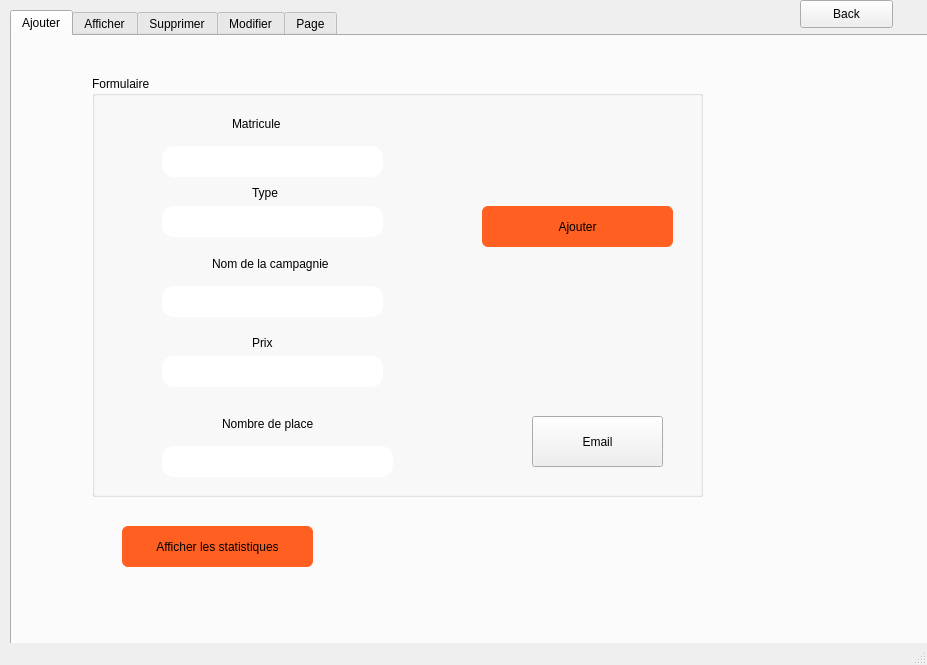
<?xml version="1.0" encoding="UTF-8"?>
<ui version="4.0">
 <class>transport_workspace</class>
 <widget class="QMainWindow" name="transport_workspace">
  <property name="geometry">
   <rect>
    <x>0</x>
    <y>0</y>
    <width>927</width>
    <height>665</height>
   </rect>
  </property>
  <property name="windowTitle">
   <string>MainWindow</string>
  </property>
  <widget class="QWidget" name="centralwidget">
   <widget class="QTabWidget" name="tabWidget">
    <property name="geometry">
     <rect>
      <x>10</x>
      <y>10</y>
      <width>1281</width>
      <height>1011</height>
     </rect>
    </property>
    <property name="currentIndex">
     <number>0</number>
    </property>
    <widget class="QWidget" name="tab">
     <attribute name="title">
      <string>Ajouter</string>
     </attribute>
     <widget class="QGroupBox" name="groupBox_2">
      <property name="geometry">
       <rect>
        <x>80</x>
        <y>40</y>
        <width>611</width>
        <height>421</height>
       </rect>
      </property>
      <property name="styleSheet">
       <string notr="true">font: 10pt &quot;Showcard Gothic&quot;;</string>
      </property>
      <property name="title">
       <string>Formulaire</string>
      </property>
      <widget class="QLabel" name="label_6">
       <property name="geometry">
        <rect>
         <x>140</x>
         <y>40</y>
         <width>81</width>
         <height>16</height>
        </rect>
       </property>
       <property name="styleSheet">
        <string notr="true">font: 10pt &quot;Showcard Gothic&quot;;</string>
       </property>
       <property name="text">
        <string>Matricule</string>
       </property>
      </widget>
      <widget class="QLabel" name="label_7">
       <property name="geometry">
        <rect>
         <x>160</x>
         <y>110</y>
         <width>47</width>
         <height>14</height>
        </rect>
       </property>
       <property name="styleSheet">
        <string notr="true">font: 10pt &quot;Showcard Gothic&quot;;</string>
       </property>
       <property name="text">
        <string>Type</string>
       </property>
      </widget>
      <widget class="QLabel" name="label_8">
       <property name="geometry">
        <rect>
         <x>120</x>
         <y>180</y>
         <width>151</width>
         <height>16</height>
        </rect>
       </property>
       <property name="styleSheet">
        <string notr="true">font: 10pt &quot;Showcard Gothic&quot;;</string>
       </property>
       <property name="text">
        <string>Nom de la campagnie</string>
       </property>
      </widget>
      <widget class="QLabel" name="label_9">
       <property name="geometry">
        <rect>
         <x>160</x>
         <y>260</y>
         <width>47</width>
         <height>14</height>
        </rect>
       </property>
       <property name="styleSheet">
        <string notr="true">font: 10pt &quot;Showcard Gothic&quot;;</string>
       </property>
       <property name="text">
        <string>Prix</string>
       </property>
      </widget>
      <widget class="QLabel" name="label_10">
       <property name="geometry">
        <rect>
         <x>130</x>
         <y>340</y>
         <width>131</width>
         <height>16</height>
        </rect>
       </property>
       <property name="styleSheet">
        <string notr="true">font: 10pt &quot;Showcard Gothic&quot;;</string>
       </property>
       <property name="text">
        <string>Nombre de place</string>
       </property>
      </widget>
      <widget class="QLineEdit" name="le_Mat">
       <property name="geometry">
        <rect>
         <x>70</x>
         <y>70</y>
         <width>221</width>
         <height>31</height>
        </rect>
       </property>
       <property name="styleSheet">
        <string notr="true">border-radius: 12px;
background-color: rgb(255, 255, 255);</string>
       </property>
      </widget>
      <widget class="QLineEdit" name="le_type">
       <property name="geometry">
        <rect>
         <x>70</x>
         <y>130</y>
         <width>221</width>
         <height>31</height>
        </rect>
       </property>
       <property name="styleSheet">
        <string notr="true">border-radius: 12px;
background-color: rgb(255, 255, 255);</string>
       </property>
      </widget>
      <widget class="QLineEdit" name="le_nomcompagnie">
       <property name="geometry">
        <rect>
         <x>70</x>
         <y>210</y>
         <width>221</width>
         <height>31</height>
        </rect>
       </property>
       <property name="styleSheet">
        <string notr="true">border-radius: 12px;
background-color: rgb(255, 255, 255);</string>
       </property>
      </widget>
      <widget class="QLineEdit" name="le_prix">
       <property name="geometry">
        <rect>
         <x>70</x>
         <y>280</y>
         <width>221</width>
         <height>31</height>
        </rect>
       </property>
       <property name="styleSheet">
        <string notr="true">border-radius: 12px;
background-color: rgb(255, 255, 255);</string>
       </property>
      </widget>
      <widget class="QLineEdit" name="le_nbplace">
       <property name="geometry">
        <rect>
         <x>70</x>
         <y>370</y>
         <width>231</width>
         <height>31</height>
        </rect>
       </property>
       <property name="styleSheet">
        <string notr="true">border-radius: 12px;
background-color: rgb(255, 255, 255);</string>
       </property>
      </widget>
      <widget class="QPushButton" name="pb_ajout">
       <property name="geometry">
        <rect>
         <x>390</x>
         <y>130</y>
         <width>191</width>
         <height>41</height>
        </rect>
       </property>
       <property name="styleSheet">
        <string notr="true">QPushButton
{
	font: 75 12pt &quot;Bell MT&quot;;
	background-color: rgb(255, 96, 33);
color:rgb(0,0,0);
border-style: solid;
    border-radius: 6;
}
QPushButton:hover
{
	font: 75 12pt &quot;Bell MT&quot;;
	background-color: rgb(255, 164, 52);
color:rgb(0,0,0);
}
QPushButton:pressed
{

	
	font: 75 12pt &quot;Bell MT&quot;;
	background-color: rgb(255, 187, 92);

}</string>
       </property>
       <property name="text">
        <string>Ajouter</string>
       </property>
      </widget>
      <widget class="QPushButton" name="pushButton_email">
       <property name="geometry">
        <rect>
         <x>440</x>
         <y>340</y>
         <width>131</width>
         <height>51</height>
        </rect>
       </property>
       <property name="text">
        <string>Email</string>
       </property>
      </widget>
     </widget>
     <widget class="QLabel" name="label_13">
      <property name="geometry">
       <rect>
        <x>-70</x>
        <y>-90</y>
        <width>1271</width>
        <height>901</height>
       </rect>
      </property>
      <property name="text">
       <string/>
      </property>
      <property name="pixmap">
       <pixmap>C:/Users/21692/Desktop/integration norchene/transport tebe3 nourchene/airplane.webp</pixmap>
      </property>
      <property name="scaledContents">
       <bool>true</bool>
      </property>
     </widget>
     <widget class="QPushButton" name="pb_stat">
      <property name="geometry">
       <rect>
        <x>110</x>
        <y>490</y>
        <width>191</width>
        <height>41</height>
       </rect>
      </property>
      <property name="styleSheet">
       <string notr="true">QPushButton
{
	font: 75 12pt &quot;Bell MT&quot;;
	background-color: rgb(255, 96, 33);
color:rgb(0,0,0);
border-style: solid;
    border-radius: 6;
}
QPushButton:hover
{
	font: 75 12pt &quot;Bell MT&quot;;
	background-color: rgb(255, 164, 52);
color:rgb(0,0,0);
}
QPushButton:pressed
{

	
	font: 75 12pt &quot;Bell MT&quot;;
	background-color: rgb(255, 187, 92);

}</string>
      </property>
      <property name="text">
       <string>Afficher les statistiques</string>
      </property>
     </widget>
     <widget class="QPushButton" name="search_2">
      <property name="geometry">
       <rect>
        <x>880</x>
        <y>780</y>
        <width>151</width>
        <height>41</height>
       </rect>
      </property>
      <property name="styleSheet">
       <string notr="true">QPushButton
{
	font: 75 12pt &quot;Bell MT&quot;;
	background-color: rgb(255, 96, 33);
color:rgb(0,0,0);
border-style: solid;
    border-radius: 6;
}
QPushButton:hover
{
	font: 75 12pt &quot;Bell MT&quot;;
	background-color: rgb(255, 164, 52);
color:rgb(0,0,0);
}
QPushButton:pressed
{

	
	font: 75 12pt &quot;Bell MT&quot;;
	background-color: rgb(255, 187, 92);

}</string>
      </property>
      <property name="text">
       <string>Rechercher</string>
      </property>
     </widget>
     <zorder>label_13</zorder>
     <zorder>groupBox_2</zorder>
     <zorder>pb_stat</zorder>
     <zorder>search_2</zorder>
    </widget>
    <widget class="QWidget" name="tab_2">
     <attribute name="title">
      <string>Afficher</string>
     </attribute>
     <widget class="QTableView" name="Tab_transport">
      <property name="geometry">
       <rect>
        <x>40</x>
        <y>30</y>
        <width>521</width>
        <height>281</height>
       </rect>
      </property>
     </widget>
     <widget class="QLabel" name="label_11">
      <property name="geometry">
       <rect>
        <x>-130</x>
        <y>-70</y>
        <width>1401</width>
        <height>811</height>
       </rect>
      </property>
      <property name="text">
       <string/>
      </property>
      <property name="pixmap">
       <pixmap>C:/Users/21692/Desktop/integration norchene/transport tebe3 nourchene/airplane.webp</pixmap>
      </property>
      <property name="scaledContents">
       <bool>true</bool>
      </property>
     </widget>
     <widget class="QPushButton" name="pb_pdf">
      <property name="geometry">
       <rect>
        <x>630</x>
        <y>40</y>
        <width>201</width>
        <height>41</height>
       </rect>
      </property>
      <property name="styleSheet">
       <string notr="true">QPushButton
{
	font: 75 12pt &quot;Bell MT&quot;;
	background-color: rgb(255, 96, 33);
color:rgb(0,0,0);
border-style: solid;
    border-radius: 6;
}
QPushButton:hover
{
	font: 75 12pt &quot;Bell MT&quot;;
	background-color: rgb(255, 164, 52);
color:rgb(0,0,0);
}
QPushButton:pressed
{

	
	font: 75 12pt &quot;Bell MT&quot;;
	background-color: rgb(255, 187, 92);

}</string>
      </property>
      <property name="text">
       <string>Exporter en PDF</string>
      </property>
     </widget>
     <widget class="QPushButton" name="pushButton_4">
      <property name="geometry">
       <rect>
        <x>390</x>
        <y>350</y>
        <width>161</width>
        <height>41</height>
       </rect>
      </property>
      <property name="styleSheet">
       <string notr="true">QPushButton
{
	font: 75 12pt &quot;Bell MT&quot;;
	background-color: rgb(255, 96, 33);
color:rgb(0,0,0);
border-style: solid;
    border-radius: 6;
}
QPushButton:hover
{
	font: 75 12pt &quot;Bell MT&quot;;
	background-color: rgb(255, 164, 52);
color:rgb(0,0,0);
}
QPushButton:pressed
{

	
	font: 75 12pt &quot;Bell MT&quot;;
	background-color: rgb(255, 187, 92);

}</string>
      </property>
      <property name="text">
       <string>Inserer une image</string>
      </property>
     </widget>
     <widget class="QLineEdit" name="le_chercher">
      <property name="geometry">
       <rect>
        <x>60</x>
        <y>350</y>
        <width>231</width>
        <height>41</height>
       </rect>
      </property>
      <property name="styleSheet">
       <string notr="true">border-radius: 12px;
background-color: rgb(255, 255, 255);</string>
      </property>
     </widget>
     <widget class="QComboBox" name="comboBox">
      <property name="geometry">
       <rect>
        <x>610</x>
        <y>140</y>
        <width>161</width>
        <height>41</height>
       </rect>
      </property>
     </widget>
     <widget class="QPushButton" name="pb_trier">
      <property name="geometry">
       <rect>
        <x>640</x>
        <y>190</y>
        <width>75</width>
        <height>23</height>
       </rect>
      </property>
      <property name="text">
       <string>trier</string>
      </property>
     </widget>
     <widget class="QLabel" name="label_18">
      <property name="geometry">
       <rect>
        <x>600</x>
        <y>240</y>
        <width>171</width>
        <height>141</height>
       </rect>
      </property>
      <property name="text">
       <string/>
      </property>
     </widget>
     <zorder>label_11</zorder>
     <zorder>Tab_transport</zorder>
     <zorder>pb_pdf</zorder>
     <zorder>pushButton_4</zorder>
     <zorder>le_chercher</zorder>
     <zorder>comboBox</zorder>
     <zorder>pb_trier</zorder>
     <zorder>label_18</zorder>
    </widget>
    <widget class="QWidget" name="widget">
     <attribute name="title">
      <string>Supprimer</string>
     </attribute>
     <widget class="QGroupBox" name="groupBox">
      <property name="geometry">
       <rect>
        <x>190</x>
        <y>70</y>
        <width>511</width>
        <height>261</height>
       </rect>
      </property>
      <property name="styleSheet">
       <string notr="true">font: 10pt &quot;Showcard Gothic&quot;;</string>
      </property>
      <property name="title">
       <string>Suppression</string>
      </property>
      <widget class="QLineEdit" name="le_Mat_supp">
       <property name="geometry">
        <rect>
         <x>0</x>
         <y>110</y>
         <width>511</width>
         <height>51</height>
        </rect>
       </property>
       <property name="styleSheet">
        <string notr="true">border-radius: 12px;
background-color: rgb(255, 255, 255);</string>
       </property>
      </widget>
      <widget class="QLabel" name="le_Mat_2">
       <property name="geometry">
        <rect>
         <x>190</x>
         <y>50</y>
         <width>91</width>
         <height>21</height>
        </rect>
       </property>
       <property name="styleSheet">
        <string notr="true">font: 10pt &quot;Showcard Gothic&quot;;</string>
       </property>
       <property name="text">
        <string>Matricule</string>
       </property>
      </widget>
      <widget class="QPushButton" name="pb_supprimer">
       <property name="geometry">
        <rect>
         <x>150</x>
         <y>180</y>
         <width>141</width>
         <height>31</height>
        </rect>
       </property>
       <property name="styleSheet">
        <string notr="true">QPushButton
{
	font: 75 12pt &quot;Bell MT&quot;;
	background-color: rgb(255, 96, 33);
color:rgb(0,0,0);
border-style: solid;
    border-radius: 6;
}
QPushButton:hover
{
	font: 75 12pt &quot;Bell MT&quot;;
	background-color: rgb(255, 164, 52);
color:rgb(0,0,0);
}
QPushButton:pressed
{

	
	font: 75 12pt &quot;Bell MT&quot;;
	background-color: rgb(255, 187, 92);

}</string>
       </property>
       <property name="text">
        <string>Supprimer</string>
       </property>
      </widget>
     </widget>
     <widget class="QLabel" name="label_12">
      <property name="geometry">
       <rect>
        <x>-30</x>
        <y>-30</y>
        <width>1271</width>
        <height>781</height>
       </rect>
      </property>
      <property name="text">
       <string/>
      </property>
      <property name="pixmap">
       <pixmap>C:/Users/21692/Desktop/integration norchene/transport tebe3 nourchene/airplane.webp</pixmap>
      </property>
      <property name="scaledContents">
       <bool>true</bool>
      </property>
     </widget>
     <zorder>label_12</zorder>
     <zorder>groupBox</zorder>
    </widget>
    <widget class="QWidget" name="tab_3">
     <attribute name="title">
      <string>Modifier</string>
     </attribute>
     <widget class="QGroupBox" name="groupBox_3">
      <property name="geometry">
       <rect>
        <x>80</x>
        <y>40</y>
        <width>601</width>
        <height>431</height>
       </rect>
      </property>
      <property name="styleSheet">
       <string notr="true">font: 10pt &quot;Showcard Gothic&quot;;</string>
      </property>
      <property name="title">
       <string>Modification</string>
      </property>
      <widget class="QLabel" name="label">
       <property name="geometry">
        <rect>
         <x>140</x>
         <y>40</y>
         <width>81</width>
         <height>16</height>
        </rect>
       </property>
       <property name="text">
        <string>Matricule</string>
       </property>
      </widget>
      <widget class="QLabel" name="label_2">
       <property name="geometry">
        <rect>
         <x>160</x>
         <y>110</y>
         <width>47</width>
         <height>14</height>
        </rect>
       </property>
       <property name="text">
        <string>Type</string>
       </property>
      </widget>
      <widget class="QLabel" name="label_3">
       <property name="geometry">
        <rect>
         <x>120</x>
         <y>180</y>
         <width>151</width>
         <height>16</height>
        </rect>
       </property>
       <property name="text">
        <string>Nom de la compagnie</string>
       </property>
      </widget>
      <widget class="QLabel" name="label_4">
       <property name="geometry">
        <rect>
         <x>160</x>
         <y>250</y>
         <width>47</width>
         <height>14</height>
        </rect>
       </property>
       <property name="text">
        <string>Prix</string>
       </property>
      </widget>
      <widget class="QLabel" name="label_5">
       <property name="geometry">
        <rect>
         <x>130</x>
         <y>320</y>
         <width>131</width>
         <height>16</height>
        </rect>
       </property>
       <property name="text">
        <string>Nombre de place</string>
       </property>
      </widget>
      <widget class="QLineEdit" name="le_Mat_3">
       <property name="geometry">
        <rect>
         <x>80</x>
         <y>70</y>
         <width>211</width>
         <height>31</height>
        </rect>
       </property>
       <property name="styleSheet">
        <string notr="true">border-radius: 12px;
background-color: rgb(255, 255, 255);</string>
       </property>
      </widget>
      <widget class="QLineEdit" name="le_type_2">
       <property name="geometry">
        <rect>
         <x>80</x>
         <y>140</y>
         <width>211</width>
         <height>31</height>
        </rect>
       </property>
       <property name="styleSheet">
        <string notr="true">border-radius: 12px;
background-color: rgb(255, 255, 255);</string>
       </property>
      </widget>
      <widget class="QLineEdit" name="le_nomcompagnie_2">
       <property name="geometry">
        <rect>
         <x>80</x>
         <y>210</y>
         <width>211</width>
         <height>31</height>
        </rect>
       </property>
       <property name="styleSheet">
        <string notr="true">border-radius: 12px;
background-color: rgb(255, 255, 255);</string>
       </property>
      </widget>
      <widget class="QLineEdit" name="le_prix_2">
       <property name="geometry">
        <rect>
         <x>80</x>
         <y>280</y>
         <width>211</width>
         <height>31</height>
        </rect>
       </property>
       <property name="styleSheet">
        <string notr="true">border-radius: 12px;
background-color: rgb(255, 255, 255);</string>
       </property>
      </widget>
      <widget class="QLineEdit" name="le_nbplace_2">
       <property name="geometry">
        <rect>
         <x>80</x>
         <y>360</y>
         <width>211</width>
         <height>31</height>
        </rect>
       </property>
       <property name="styleSheet">
        <string notr="true">border-radius: 12px;
background-color: rgb(255, 255, 255);</string>
       </property>
      </widget>
      <widget class="QPushButton" name="pb_modifier">
       <property name="geometry">
        <rect>
         <x>380</x>
         <y>120</y>
         <width>191</width>
         <height>41</height>
        </rect>
       </property>
       <property name="styleSheet">
        <string notr="true">QPushButton
{
	font: 75 12pt &quot;Bell MT&quot;;
	background-color: rgb(255, 96, 33);
color:rgb(0,0,0);
border-style: solid;
    border-radius: 6;
}
QPushButton:hover
{
	font: 75 12pt &quot;Bell MT&quot;;
	background-color: rgb(255, 164, 52);
color:rgb(0,0,0);
}
QPushButton:pressed
{

	
	font: 75 12pt &quot;Bell MT&quot;;
	background-color: rgb(255, 187, 92);

}</string>
       </property>
       <property name="text">
        <string>Modifier</string>
       </property>
      </widget>
     </widget>
     <widget class="QLabel" name="label_14">
      <property name="geometry">
       <rect>
        <x>-50</x>
        <y>-110</y>
        <width>1331</width>
        <height>981</height>
       </rect>
      </property>
      <property name="text">
       <string/>
      </property>
      <property name="pixmap">
       <pixmap>C:/Users/21692/Desktop/integration norchene/transport tebe3 nourchene/airplane.webp</pixmap>
      </property>
      <property name="scaledContents">
       <bool>true</bool>
      </property>
     </widget>
     <zorder>label_14</zorder>
     <zorder>groupBox_3</zorder>
    </widget>
    <widget class="QWidget" name="tab_4">
     <attribute name="title">
      <string>Page</string>
     </attribute>
     <widget class="QLabel" name="label_17">
      <property name="geometry">
       <rect>
        <x>200</x>
        <y>90</y>
        <width>47</width>
        <height>14</height>
       </rect>
      </property>
      <property name="text">
       <string>Sortie</string>
      </property>
     </widget>
     <widget class="QWidget" name="verticalLayoutWidget_2">
      <property name="geometry">
       <rect>
        <x>420</x>
        <y>120</y>
        <width>160</width>
        <height>80</height>
       </rect>
      </property>
      <layout class="QVBoxLayout" name="verticalLayout_2">
       <item>
        <widget class="QPushButton" name="ouvrir_2">
         <property name="enabled">
          <bool>false</bool>
         </property>
         <property name="text">
          <string>Ouvrir</string>
         </property>
        </widget>
       </item>
      </layout>
     </widget>
     <widget class="QLabel" name="label_19">
      <property name="geometry">
       <rect>
        <x>310</x>
        <y>220</y>
        <width>161</width>
        <height>16</height>
       </rect>
      </property>
      <property name="text">
       <string>Places disponibles :</string>
      </property>
     </widget>
     <widget class="QLCDNumber" name="lcdNumber">
      <property name="geometry">
       <rect>
        <x>290</x>
        <y>250</y>
        <width>151</width>
        <height>78</height>
       </rect>
      </property>
     </widget>
     <widget class="QLabel" name="label_15">
      <property name="geometry">
       <rect>
        <x>470</x>
        <y>90</y>
        <width>47</width>
        <height>14</height>
       </rect>
      </property>
      <property name="text">
       <string>Entrée</string>
      </property>
     </widget>
     <widget class="QWidget" name="verticalLayoutWidget">
      <property name="geometry">
       <rect>
        <x>130</x>
        <y>120</y>
        <width>160</width>
        <height>80</height>
       </rect>
      </property>
      <layout class="QVBoxLayout" name="verticalLayout">
       <item>
        <widget class="QPushButton" name="ouvrir">
         <property name="enabled">
          <bool>false</bool>
         </property>
         <property name="text">
          <string>Ouvrir</string>
         </property>
        </widget>
       </item>
      </layout>
     </widget>
    </widget>
   </widget>
   <widget class="QPushButton" name="pushButton">
    <property name="geometry">
     <rect>
      <x>800</x>
      <y>0</y>
      <width>93</width>
      <height>28</height>
     </rect>
    </property>
    <property name="text">
     <string>Back</string>
    </property>
   </widget>
  </widget>
  <widget class="QMenuBar" name="menubar">
   <property name="geometry">
    <rect>
     <x>0</x>
     <y>0</y>
     <width>927</width>
     <height>26</height>
    </rect>
   </property>
  </widget>
  <widget class="QStatusBar" name="statusbar"/>
 </widget>
 <resources/>
 <connections/>
</ui>
